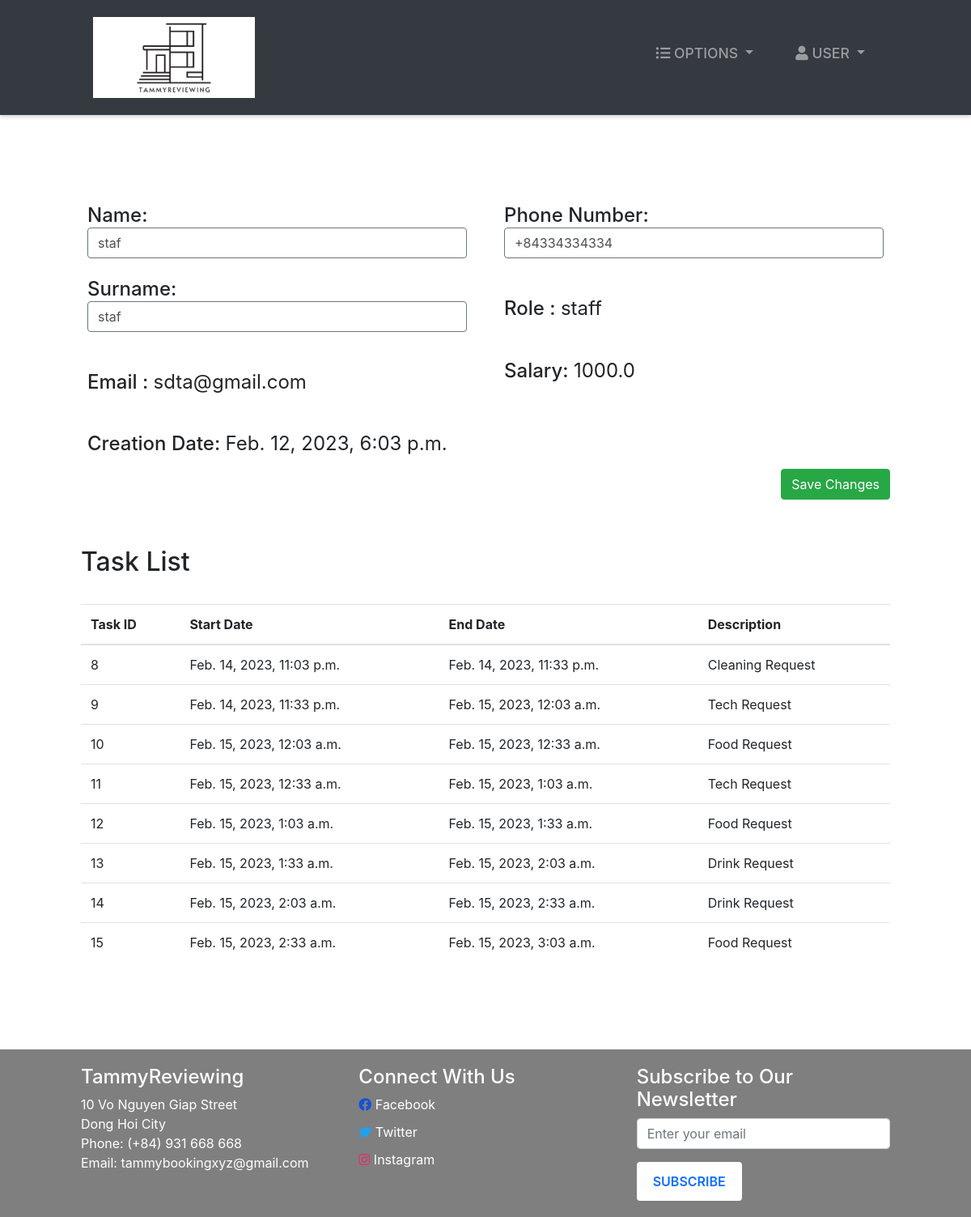
The app's page /employee-profile/10/ (signed in) with its own data.
### accounts/models.py (models this page shows, shortened)
class Employee(models.Model):
    user = models.OneToOneField(User, null=True, on_delete=models.CASCADE)
    phoneNumber = PhoneNumberField(unique=True)
    salary = models.FloatField()

class Task(models.Model):
    employee = models.ForeignKey(
        Employee,   null=True, on_delete=models.CASCADE)
    startTime = models.DateTimeField()
    endTime = models.DateTimeField()
    description = models.TextField()

### accounts/views.py (the view, shortened to what this page needs)
# urls.py: path('employee-profile/<str:pk>/', employee_details, name="employee-profile"),
@login_required(login_url='login')
def employee_details(request, pk):
    role = str(request.user.groups.all()[0])
    path = role + "/"
    tempUser = User.objects.get(id=pk)
    employee = Employee.objects.get(user=tempUser)
    tasks = Task.objects.filter(employee=employee)
    context = {
        "role": role,
        "employee": employee,
        "tasks": tasks
    }
    return render(request, path + "employee-profile.html", context)

### Templates/staff/employee-profile.html
{% extends '../index.html' %}
{% block context %}
{% include '../common_pages/employee-profile.html' %}
{% endblock %}

### Templates/common_pages/employee-profile.html (shortened to what this page needs)
<div class="main-page py-4">
    <form action="" method="POST">
        <div class="row mt-5 clearfix">
            <div class="col-6">
                <div class="p-2 h4">
                    <span>Name:</span>
                    {% if employee.user.id != request.user.id %}
                    <span class="font-weight-normal">{{employee.user.first_name}} </span>
                    {% else %}
                    <input type="text" class="form-control border border-secondary" id="id_first_name"
                        value="{{employee.user.first_name}}" name="first_name">
                    {% endif %}
                </div>
                <div class="p-2 h4">
                    <span>Surname:</span>
                    {% if employee.user.id != request.user.id %}
                    <span class="font-weight-normal"> {{employee.user.last_name}}</span>
                    {% else %}
                    <input type="text" class="form-control border border-secondary" id="id_last_name"
                        value="{{employee.user.last_name}}" name="last_name">
                    {% endif %}
                </div>
                <br>
                <div class="p-2 h4">
                    <span>Email :</span>
                    <span class="font-weight-normal">{{employee.user.email}}</span>
                </div>
                <br>
                <div class="p-2 h4">
                    <span>Creation Date:</span>
                    <span class="font-weight-normal">{{employee.user.date_joined}}</span>
                </div>
            </div>
            <div class="col-6">
                <div class="p-2 h4">
                    <span>Phone Number: </span>
                    {% if employee.user.id != request.user.id %}
                    <span class="font-weight-normal">{{employee.phoneNumber}}</span>
                    {% else %}
                    <input type="text" class="form-control border border-secondary" id="id_phoneNumber"
                        value="{{employee.phoneNumber}}" name="phoneNumber">
                    {% endif %}
                </div>
                <br>
                <div class="p-2 h4">
                    <span>Role :</span>
                    <span class="font-weight-normal">{{employee.user.groups.first}}</span>
                </div>
                <br>
                <div class="p-2 h4">
                    <span>Salary:</span>
                    <span class="font-weight-normal">{{employee.salary}}</span>
                </div>
            </div>
        </div>
        {% if employee.user.id == request.user.id %}
        <button type="submit" name="submit" class="btn btn-success float-right">Save Changes</button>
        {% endif %}
        <br>
    </form>
    <br>
    {% if role == 'staff' or request.user != employee.user %}
    <div class="table-responsive my-5">
        <div class="table-header row">
            <div class="col-sm-12 col-md-12 col-lg-4 mb-4">
                <h2>Task List</h2>
            </div>
        </div>
        <table class="table table-hover">
            <thead>
                <tr>
                    <th>Task ID</th>
                    <th>Start Date</th>
                    <th>End Date</th>
                    <th>Description</th>
                </tr>
            </thead>
            <tbody>
                {% for tasks in tasks %}
                <tr>
                    <td>{{tasks.id}}</td>
                    <td>{{tasks.startTime}}</td>
                    <td>{{tasks.endTime}}</td>
                    <td>{{tasks.description}}</td>
                </tr>
                {% endfor %}
            </tbody>
        </table>
    </div>
    {% endif %}
</div>

### static/css/style.css (style rules this page uses)
* { margin: 0; padding: 0; -webkit-font-smoothing: antialiased; box-sizing: border-box; }
.clearfix { overflow: auto; }
.main-page { margin: 0 100px 0 100px; margin-top: 30px; min-height: 570px; }

### static/css/main.css (style rules this page uses)
* { margin: 0; padding: 0; -webkit-font-smoothing: antialiased; }
.clearfix { overflow: auto; }
body { position: relative; }

### static/css/form.css (style rules this page uses)
.form-container input[type=submit] , .btn-primary, button { background-color: #4CAF50; color: white; padding: 12px 20px; border: none; border-radius: 4px; cursor: pointer; }
input[type="text"], input[type="number"] { width: 100%; padding: 0.375rem 0.75rem; font-size: 1rem; line-height: 1.5; color: #495057; background-color: #fff; background-clip: padding-box; border: 1px solid #ced4da; border-radius: 0.25rem; transition: border-color 0.15s ease-in-out, box-shadow 0.15s ease-in-out; }

### records on screen
Employee: first_name "staf", last_name "staf", user.email "sdta@gmail.com", user.date_joined "Feb. 12, 2023, 6:03 p.m.", phoneNumber "+84334334334", user.groups.first "staff", salary "1000.0"
Task: id "8", startTime "Feb. 14, 2023, 11:03 p.m.", endTime "Feb. 14, 2023, 11:33 p.m.", description "Cleaning Request"
Task: id "9", startTime "Feb. 14, 2023, 11:33 p.m.", endTime "Feb. 15, 2023, 12:03 a.m.", description "Tech Request"
Task: id "10", startTime "Feb. 15, 2023, 12:03 a.m.", endTime "Feb. 15, 2023, 12:33 a.m.", description "Food Request"
Task: id "11", startTime "Feb. 15, 2023, 12:33 a.m.", endTime "Feb. 15, 2023, 1:03 a.m.", description "Tech Request"
Task: id "12", startTime "Feb. 15, 2023, 1:03 a.m.", endTime "Feb. 15, 2023, 1:33 a.m.", description "Food Request"
Task: id "13", startTime "Feb. 15, 2023, 1:33 a.m.", endTime "Feb. 15, 2023, 2:03 a.m.", description "Drink Request"
Task: id "14", startTime "Feb. 15, 2023, 2:03 a.m.", endTime "Feb. 15, 2023, 2:33 a.m.", description "Drink Request"
Task: id "15", startTime "Feb. 15, 2023, 2:33 a.m.", endTime "Feb. 15, 2023, 3:03 a.m.", description "Food Request"
